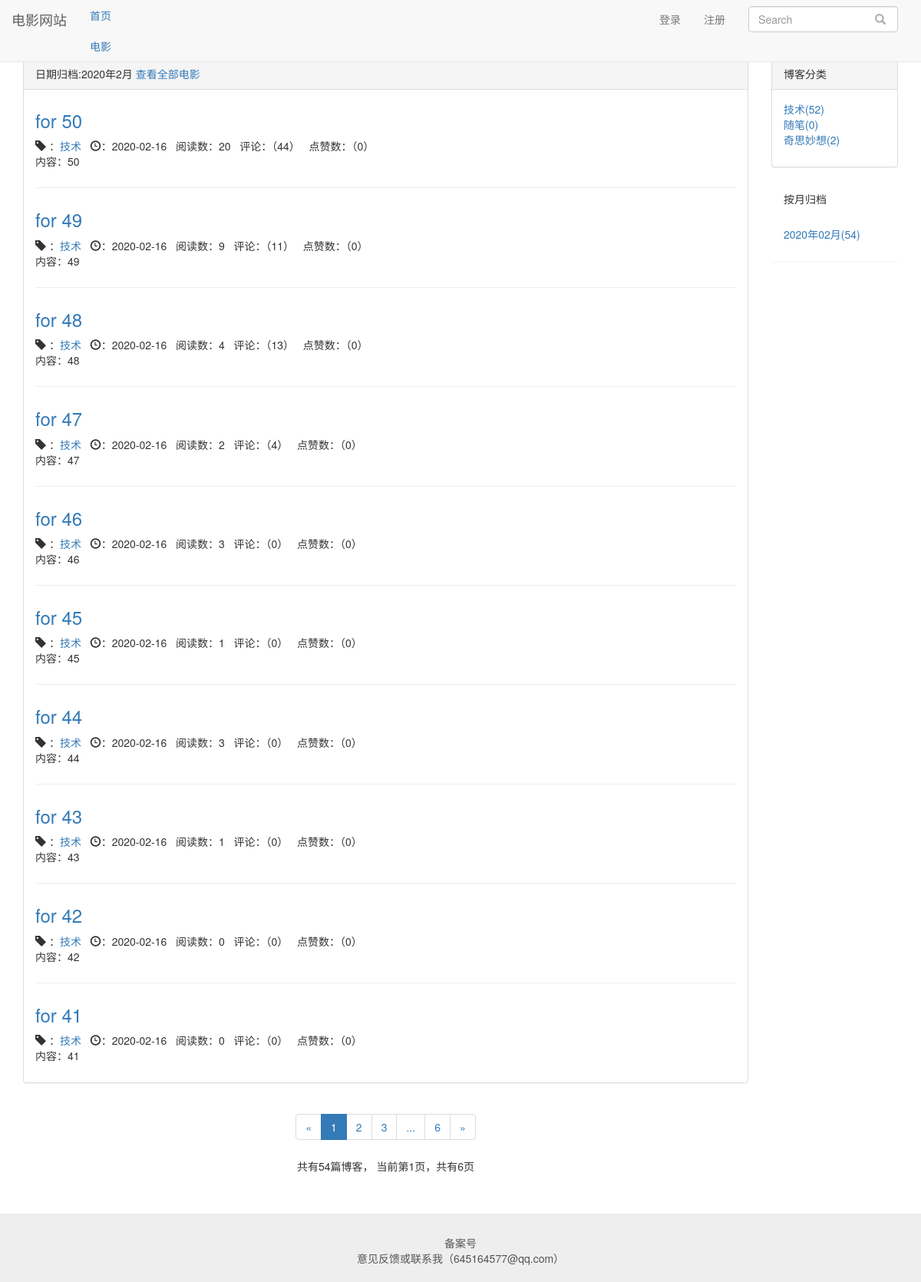
Screenshot of /blog/date/2020/2 with the database file from the repository.
### blog/models.py (models this page shows, shortened)
class Blog(models.Model,ReadNumExpendMethod):
    title = models.CharField(verbose_name= '标题',max_length= 50)
    blog_type = models.ForeignKey(BlogType, on_delete= models.CASCADE,verbose_name= '类型') # 设置外键，第一个属性为表明
    content = RichTextUploadingField(verbose_name= '内容')
    author = models.ForeignKey(User, on_delete= models.CASCADE,verbose_name= '作者')
    read_details = GenericRelation(ReadDetail)    # 使用自带的方法，关联两个模型
    create_time = models.DateTimeField(verbose_name= '创建时间',auto_now_add = True)
    update_time = models.DateTimeField( verbose_name= '更新时间',auto_now = True)
    class Meta:
        ordering = ['-create_time']

class BlogType(models.Model):
    type_name = models.CharField(max_length= 15)
    def __str__(self):
        return self.type_name

### ReadCount/models.py (models this page shows)
class ReadNum(models.Model):
    read_num = models.IntegerField(default = 0,verbose_name= '阅读数量')
    content_type = models.ForeignKey(ContentType, on_delete= models.CASCADE)
    object_id = models.PositiveIntegerField()
    content_object = GenericForeignKey('content_type', 'object_id')

### like/models.py (models this page shows)
class LikeCount(models.Model):
    content_type = models.ForeignKey(ContentType, on_delete= models.CASCADE)
    object_id = models.PositiveIntegerField()
    content_object = GenericForeignKey('content_type', 'object_id')
    like_num = models.IntegerField(default = 0)

### blog/views.py (the view)
def blog_with_date(request, year, month):
    blog_all_list = Blog.objects.filter(create_time__year=year, create_time__month=month)
    context = blog_list_with_public(request,blog_all_list)
    context['blog_with_date'] = '%s年%s月' % (year, month)
    return render(request,  'blog/blog_date.html', context)

### ReadCount/models.py (called while the page is built)
    def get_read_num(self):
        try:
            ct =ContentType.objects.get_for_model(self)
            readnum = ReadNum.objects.get(content_type=ct, object_id= self.pk)
            return readnum.read_num
        except exceptions.ObjectDoesNotExist:
            return 0

### comment/templatetags/comment_tags.py (called while the page is built)
@register.simple_tag
def get_comment_num(obj):
    content_type = ContentType.objects.get_for_model(obj)
    return Comment.objects.filter(content_type=content_type, object_id= obj.pk).count()

### like/templatetags/like_tags.py (called while the page is built)
@register.simple_tag
def get_like_num(obj):
    content_type = ContentType.objects.get_for_model(obj)
    like_count, created = LikeCount.objects.get_or_create(content_type= content_type, object_id= obj.pk)
    return like_count.like_num

### blog/templates/blog/blog_date.html (shortened to what this page needs)
{% extends 'blog/blog_list.html' %}
{% block blog_type_title %}
        日期归档:{{ blog_with_date }}
        <a href="{% url 'blog_list' %}">查看全部电影</a>
{% endblock %}

### blog/templates/blog/blog_list.html (shortened to what this page needs)
{% extends 'public_html.html' %}
{% block nav_blog_active %}active{% endblock %}
{% load staticfiles %}
{% load comment_tags %}
{% load like_tags %}
{% block header-extend %}
<link rel="stylesheet" type="text/css" href="{% static 'blog/blog.css' %}">
{% endblock %}
{% block content %}
    <div class="container">
        <div class="row">
            <div class='col-xs-12 col-sm-8 col-md-9 col-lg-10'>
                <div class="panel panel-default">
                    <div class="panel-heading">{% block blog_type_title %}博客列表{% endblock %}</div>
                    <div class="panel-body">
                        {% for bloglistbox in bloglist %}
                        <div class="blog">
                            <h3><a href="{% url 'blog_details' bloglistbox.pk %}">{{ bloglistbox.title }}</a></h3>
                            <p class="blog-info">
                                  <span class="glyphicon glyphicon-tag" aria-hidden="true"></span>
                                ：<a href="{% url 'blog_type' bloglistbox.blog_type.pk %}">{{ bloglistbox.blog_type }}</a>&nbsp;&nbsp;
                                <span class="glyphicon glyphicon-time" aria-hidden="true"></span>：{{ bloglistbox.create_time | date:"Y-m-d" }}&nbsp;&nbsp;
                                阅读数：{{ bloglistbox.get_read_num }}&nbsp;&nbsp;
                                评论：（{% get_comment_num bloglistbox %}）&nbsp;&nbsp;
                                点赞数：（{% get_like_num bloglistbox %}）
                            </p>
                            <p>{{ bloglistbox.content |striptags | truncatechars:60 }}</p>
                        </div>
                        {% empty %}
                        <div class="blog">
                            <h3>----暂无博客，敬请期待！----</h3>
                        </div>
                        {% endfor %}
                    </div>
                </div>
                <div class="paginator">
                    <ul class="pagination">
                        <li>
                            {% if page_of_blogs.has_previous %}
                                <a href="?page={{ page_of_blogs.previous_page_number }}" aria-label="Previous">
                                    <span aria-hidden="true">&laquo;</span>
                                </a>
                            {% else %}
                                <span aria-hidden="true">&laquo;</span>
                            {% endif %}
                        </li>
                            {% for page_num in current_page_range %}
                                {% if page_num == page_of_blogs.number %}
                                    <li class="active"><a>{{ page_num }}</a></li>
                                {% else %}
                                    {% if page_num == '...' %}
                                    <li><a>{{ page_num }}</a></li>
                                    {% else %}
                                    <li><a href="?page={{ page_num }}">{{ page_num }}</a></li>
                                    {% endif %}
                                {% endif %}
                            {% endfor %}
                        <li>
                            {% if page_of_blogs.has_next %}
                                <a href="?page = {{ page_of_blogs.next_page_number }}" aria-label="Next">
                                    <span aria-hidden="true">&raquo;</span>
                                </a>
                            {% else %}
                                <span aria-hidden="true">&raquo;</span>
                            {% endif %}
                        </li>
                    </ul>
                    <p>
                        共有{{ page_of_blogs.paginator.count }}篇博客，
                                当前第{{ page_of_blogs.number }}页，共有{{ page_of_blogs.paginator.num_pages }}页
                    </p>
                </div>
            </div>
            <div class='hidden-xs col-sm-4 col-md-3 col-lg-2'>
                <div class="panel panel-default">
                    <div class="panel-heading">博客分类</div>
                        <div class="panel-body">
                            <ul class="blog-types">
                               {% for blog_type in blog_types %}
                               <li>
                                <a href="{% url 'blog_type' blog_type.pk %}">
                                    {{ blog_type.type_name }}({{ blog_type.blog_count }})
                                </a>
                               </li>
                               {% empty %}
                                <li>暂无博客</li>
                               {% endfor %}
                            </ul>
                        </div>
                    </div>
                    <div class="panel pabel-default">
                        <div class="panel-heading">按月归档</div>
                        <div class="panel-body">
                            <ul>
                                {% for blog_date, blog_count in blog_dates.items %}
                                <li>
                                    <a href="{% url 'blog_with_date' blog_date.year blog_date.month %}">{{ blog_date | date:"Y年m月" }}({{ blog_count }})</a>
                                </li>
                                {% endfor %}
                            </ul>
                        </div>
                    </div>
            </div>
        </div>
    </div>
{% endblock %}

### static/public.css (style rules this page uses)
* { margin: 0; padding: 0; }
body { margin-top: 75px!important; }
ul { list-style-type: none; }

### blog/static/blog/blog.css (style rules this page uses)
ul.blog-types { list-style-type: none; }
div.blog:not(:last-child) { margin-bottom: 2em; padding-bottom: 1em; border-bottom: 1px solid #eee; }
div.blog h3 { margin-top: 0.5em; }
div.blog p.blog-info { margin-bottom: 0; }
div.paginator { text-align: center; }

### rows the page displays
Blog: title "for 50", blog_type "技术", create_time "2020-02-16", get_read_num "20", id "44", id.like_num "0", content "内容：50"
Blog: title "for 49", blog_type "技术", create_time "2020-02-16", get_read_num "9", id "11", id.like_num "0", content "内容：49"
Blog: title "for 48", blog_type "技术", create_time "2020-02-16", get_read_num "4", id "13", id.like_num "0", content "内容：48"
Blog: title "for 47", blog_type "技术", create_time "2020-02-16", get_read_num "2", id "4", id.like_num "0", content "内容：47"
Blog: title "for 46", blog_type "技术", create_time "2020-02-16", get_read_num "3", id "0", id.like_num "0", content "内容：46"
Blog: title "for 45", blog_type "技术", create_time "2020-02-16", get_read_num "1", id "0", id.like_num "0", content "内容：45"
Blog: title "for 44", blog_type "技术", create_time "2020-02-16", get_read_num "3", id "0", id.like_num "0", content "内容：44"
Blog: title "for 43", blog_type "技术", create_time "2020-02-16", get_read_num "1", id "0", id.like_num "0", content "内容：43"
Blog: title "for 42", blog_type "技术", create_time "2020-02-16", get_read_num "0", id "0", id.like_num "0", content "内容：42"
Blog: title "for 41", blog_type "技术", create_time "2020-02-16", get_read_num "0", id "0", id.like_num "0", content "内容：41"
BlogType: type_name "技术", blog_count "52"
BlogType: type_name "随笔", blog_count "0"
BlogType: type_name "奇思妙想", blog_count "2"

### other values shown
{{ blog_with_date }} "2020年2月"
{{ page_num }} "1"
{{ page_num }} "2" "3" "6"
{{ page_num }} "..."
{{ page_of_blogs.paginator.count }} "54"
{{ page_of_blogs.number }} "1"
{{ page_of_blogs.paginator.num_pages }} "6"
{{ blog_date | date:"Y年m月" }} "2020年02月"
{{ blog_count }} "54"
